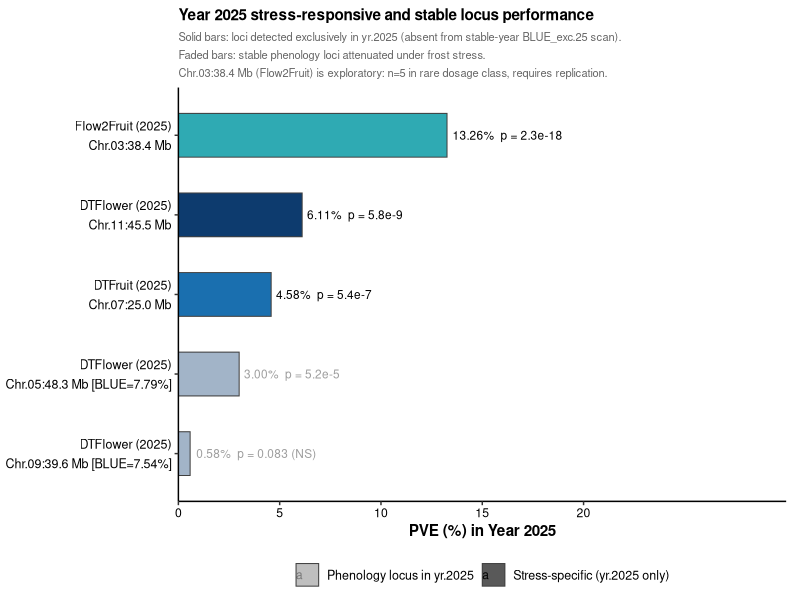
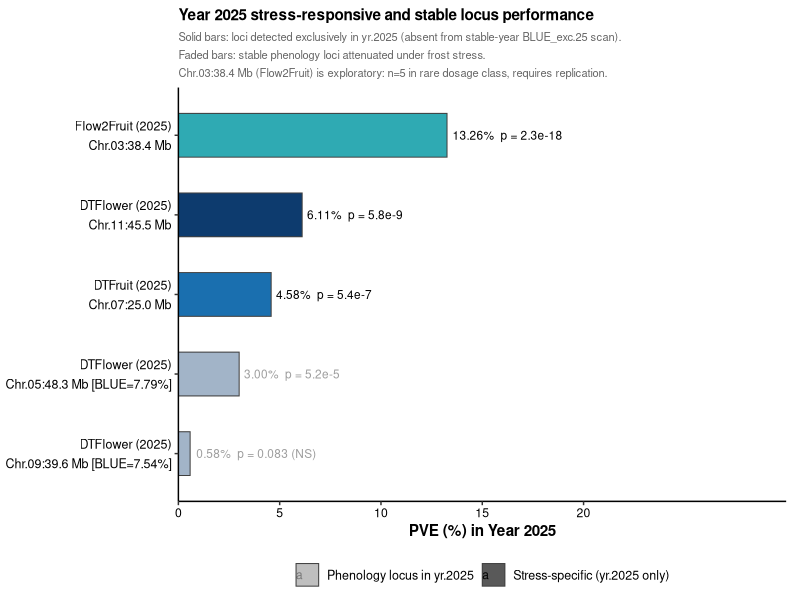

R code for these plots, in order:
## Fig5_Yr25_Stress_QTL.R  (consolidated from Fig4 + Fig6)
## Single-panel figure: PVE bars for yr.2025 stress-responsive and stable loci.
## Panels A (QTL counts) and B (Jan min temp) removed 2026-06-05:
##   - Panel B redundant with Figure 1B (frost/freeze event counts).
##   - Panel A better stated in results text.
##   - Panel D (Chr.03 allele effect) removed 2026-05-29: n=5 rare allele, off-target marker.
##
## The Plant Genome specs: double-column = 180 mm (7.087 in), 300 DPI, min 8 pt font at print.
## Output: Linear_MS/Figures/Fig5_Yr25_Stress_QTL.pdf + .png

suppressPackageStartupMessages({
  library(data.table)
  library(ggplot2)
  library(cowplot)
})

BASE    <- "/Users/kendalllee/Documents/Blueberry/FINAL_GWAS"
OUT_DIR <- file.path(BASE, "PUBLICATION/Linear_MS/Figures")

pub_theme <- theme_classic(base_size = 11) +
  theme(
    axis.text     = element_text(color = "black"),
    axis.title    = element_text(color = "black", face = "bold"),
    plot.title    = element_text(face = "bold", size = 11),
    plot.subtitle = element_text(size = 8, color = "grey40")
  )

trait_colors <- c(
  "DTFlower"    = "#0D3B6E",
  "DTFruit"     = "#1A6FAF",
  "Flow2Fruit"  = "#2FAAB3",
  "FruitWeight" = "#7ECAE0"
)

# ── Panel: PVE bars -----------------------------------------------------------
stress_qtl <- data.table(
  Label = c("Flow2Fruit (2025)\nChr.03:38.4 Mb",
            "DTFlower (2025)\nChr.11:45.5 Mb",
            "DTFruit (2025)\nChr.07:25.0 Mb"),
  PVE   = c(13.26, 6.11, 4.58),
  Trait = c("Flow2Fruit","DTFlower","DTFruit"),
  plab  = c("p = 2.3e-18", "p = 5.8e-9", "p = 5.4e-7"),
  Type  = "Stress-specific (yr.2025 only)"
)
stable_in_yr25 <- data.table(
  Label = c("DTFlower (2025)\nChr.05:48.3 Mb [BLUE=7.79%]",
            "DTFlower (2025)\nChr.09:39.6 Mb [BLUE=7.54%]"),
  PVE   = c(3.00, 0.58),
  Trait = c("DTFlower","DTFlower"),
  plab  = c("p = 5.2e-5", "p = 0.083 (NS)"),
  Type  = "Phenology locus in yr.2025"
)
all_bars <- rbindlist(list(stress_qtl, stable_in_yr25))
all_bars[, Label := factor(Label, levels = rev(c(stress_qtl$Label, stable_in_yr25$Label)))]

p_c <- ggplot(all_bars, aes(y = Label, x = PVE, fill = Trait, alpha = Type)) +
  geom_col(color = "grey25", linewidth = 0.35, width = 0.55) +
  geom_text(aes(label = sprintf("%.2f%%  %s", PVE, plab)),
            hjust = -0.05, size = 3.0) +
  scale_fill_manual(values = trait_colors, guide = "none") +
  scale_alpha_manual(
    values = c("Stress-specific (yr.2025 only)" = 1.0,
               "Phenology locus in yr.2025"     = 0.38),
    name = NULL) +
  # x-axis runs to 30 so inline labels clear the plot area
  scale_x_continuous(limits = c(0, 30), breaks = c(0, 5, 10, 15, 20),
                     expand = expansion(mult = c(0, 0))) +
  labs(x = "PVE (%) in Year 2025", y = NULL,
       title = "Year 2025 stress-responsive and stable locus performance",
       # manually wrap subtitle so no line exceeds ~90 chars (fits 180 mm at 8 pt)
       subtitle = paste0(
         "Solid bars: loci detected exclusively in yr.2025 (absent from stable-year BLUE_exc.25 scan).\n",
         "Faded bars: stable phenology loci attenuated under frost stress.\n",
         "Chr.03:38.4 Mb (Flow2Fruit) is exploratory: n=5 in rare dosage class, requires replication.")) +
  pub_theme +
  theme(axis.text.y      = element_text(size = 9, lineheight = 1.3),
        plot.margin      = margin(t = 6, r = 10, b = 4, l = 4, unit = "pt"),
        legend.position  = "bottom",
        legend.text      = element_text(size = 9),
        plot.subtitle    = element_text(size = 8, color = "grey40", lineheight = 1.35))

# ── Save — TPG double-column: 180 mm = 7.087 in, 300 DPI -----------------------
W <- 7.087; H <- 4.5
ggsave(file.path(OUT_DIR, "Fig5_Yr25_Stress_QTL.pdf"), p_c, width = W, height = H, units = "in")
ggsave(file.path(OUT_DIR, "Fig5_Yr25_Stress_QTL.png"), p_c, width = W, height = H,
       units = "in", dpi = 300)
cat(sprintf("Saved: %s (%.3f x %.1f in, 300 dpi)\n",
            file.path(OUT_DIR, "Fig5_Yr25_Stress_QTL.pdf"), W, H))
